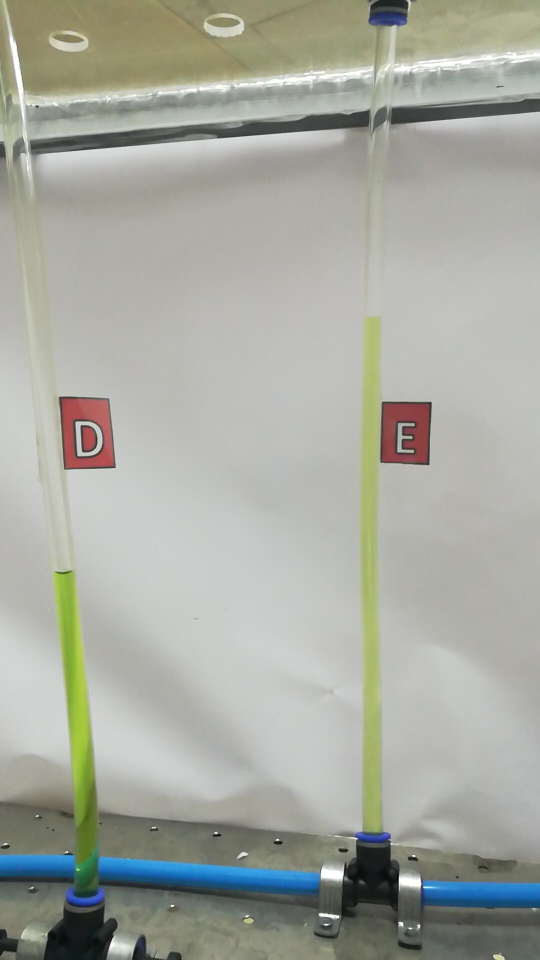
%> input picture snap6.jpg, 1080 x 1920 px (shown at 1/2 size)
$ octave GreenSeparatorDebugger.m   (GNU Octave 9; MATLAB toolbox functions it lacks are replaced by stand-ins)
%> lines starting %> are read from the running program, lines starting %| are printed output that depends on the picture; in (x1, y1, x2, y2) boxes, pixels count from 0 and x2, y2 are one past the last pixel; in counts of white or black regions, pixels touching at a corner belong together; the program's own positions count from 1
clear;
im1 = imread('snap6.jpg');
%> im1 is the input picture: size 1920x1080x3 uint8; mean R, G, B 166.5, 168.9, 160.2
im1 = imresize(im1, 0.25);
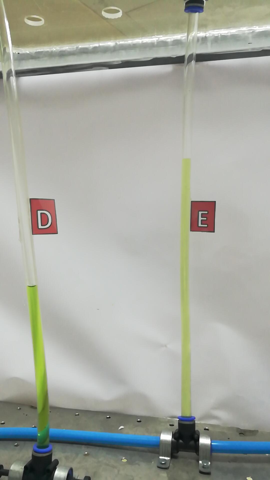
%> im1: size 480x270x3 uint8; mean R, G, B 166.5, 168.9, 160.2
% figure;
imtool(im1);
[h, v, l] = size(im1);
%> h = 480; v = 270; l = 3

imG = im1;
for k=1:h
    for j=1:v
        if (imG(k,j,1)>90 && imG(k,j,1)<200 && imG(k,j,2)>105 && imG(k,j,3)>18 && imG(k,j,2)<230 && imG(k,j,3)<65)
            imG(k,j,:) = 255;
        else
            imG(k,j,:)=0;
        end
    end
end
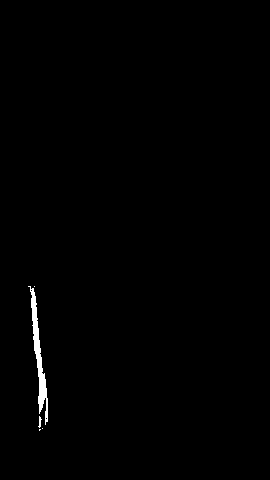
%> imG: size 480x270x3 uint8; 0.61% white; 5 white regions (3 under 20 px), largest, box (x1, y1, x2, y2) and area: (28, 286, 48, 425) 760, (38, 416, 42, 428) 24
imGBW = im2bw(imG);
% figure;
% imshow(imGBW);
% pause;
imGA = bwareaopen(imGBW, 100);
%> imGA: size 480x270 logical; 0.59% white; 1 white region, box (x1, y1, x2, y2) and area: (28, 286, 48, 425) 760
imGA = imfill(imGA, 'holes');
%> imGA: size 480x270 logical; 0.59% white; 1 white region
% figure;
imshow(imGA);
% [scalFac, baseTape] = ColourSeparation(im1);
greenbox = regionprops(imGA, 'BoundingBox');
%> greenbox = 1 region; box (x1, y1, x2, y2): (28, 286, 48, 425)
% [16 lines of commented-out code are left out]

$ run again, with snap11.jpg copied over snap6.jpg
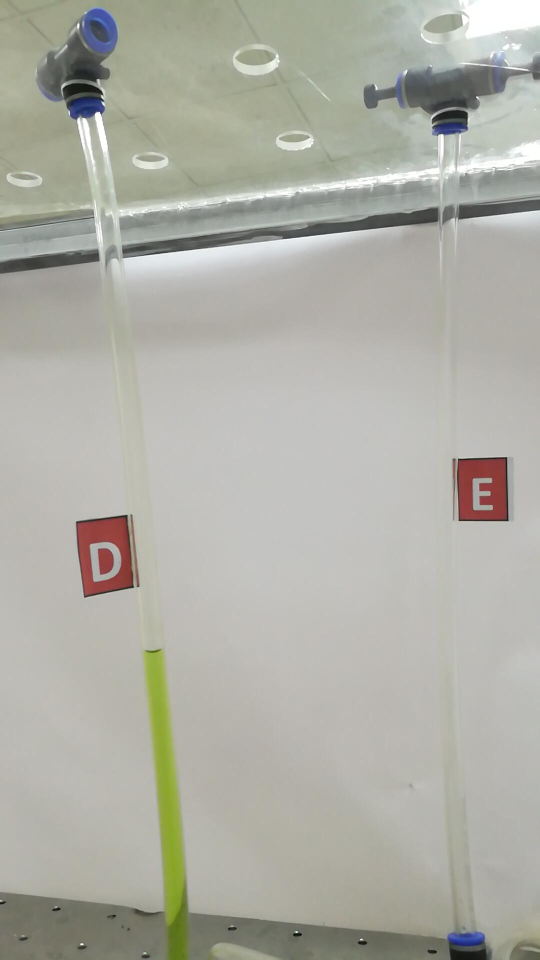
%> input picture snap11.jpg, 1080 x 1920 px (shown at 1/2 size)
%> im1 is the input picture: size 1920x1080x3 uint8; mean R, G, B 174.5, 174.6, 165.7
%> `im1 = imresize(im1, 0.25);`:
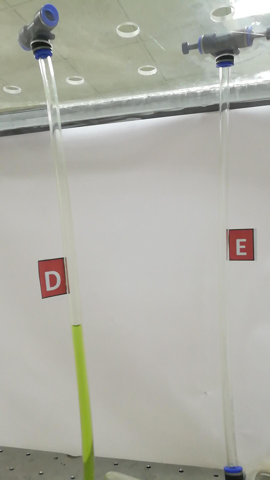
%> im1: size 480x270x3 uint8; mean R, G, B 174.5, 174.6, 165.7
%> after the loop `for k=1:h`:
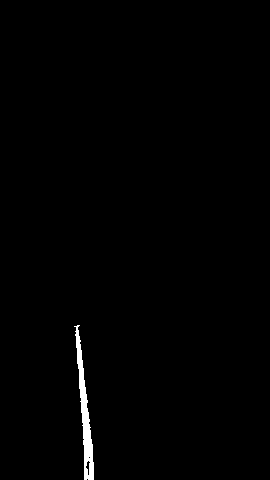
%> imG: size 480x270x3 uint8; 0.79% white; 1 white region, box (x1, y1, x2, y2) and area: (74, 325, 94, 480) 1022
%> imGA: size 480x270 logical; 0.81% white; 1 white region
%> greenbox = 1 region; box (x1, y1, x2, y2): (74, 325, 94, 480)

$ run again, with snap18.jpg copied over snap6.jpg
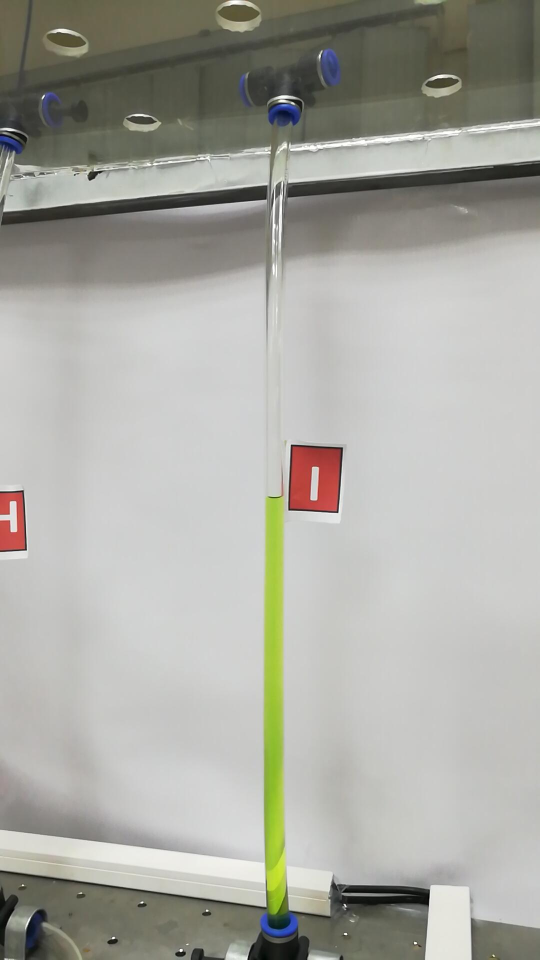
%> input picture snap18.jpg, 1080 x 1920 px (shown at 1/2 size)
%> im1 is the input picture: size 1920x1080x3 uint8; mean R, G, B 169.2, 169.1, 162.1
%> `im1 = imresize(im1, 0.25);`:
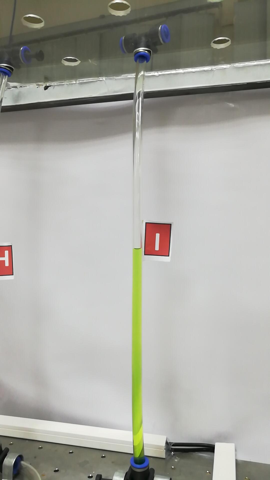
%> im1: size 480x270x3 uint8; mean R, G, B 169.2, 169.1, 162.1
%> after the loop `for k=1:h`:
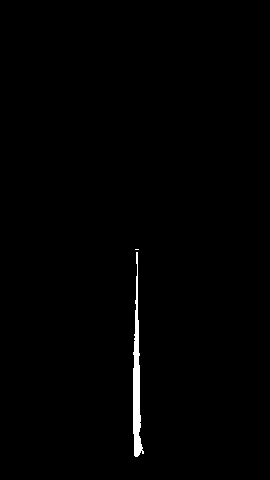
%> imG: size 480x270x3 uint8; 0.78% white; 2 white regions (1 under 20 px), largest, box (x1, y1, x2, y2) and area: (133, 252, 144, 457) 1005
%> imGA: size 480x270 logical; 0.78% white; 1 white region
%> greenbox = 1 region; box (x1, y1, x2, y2): (133, 252, 144, 457)
